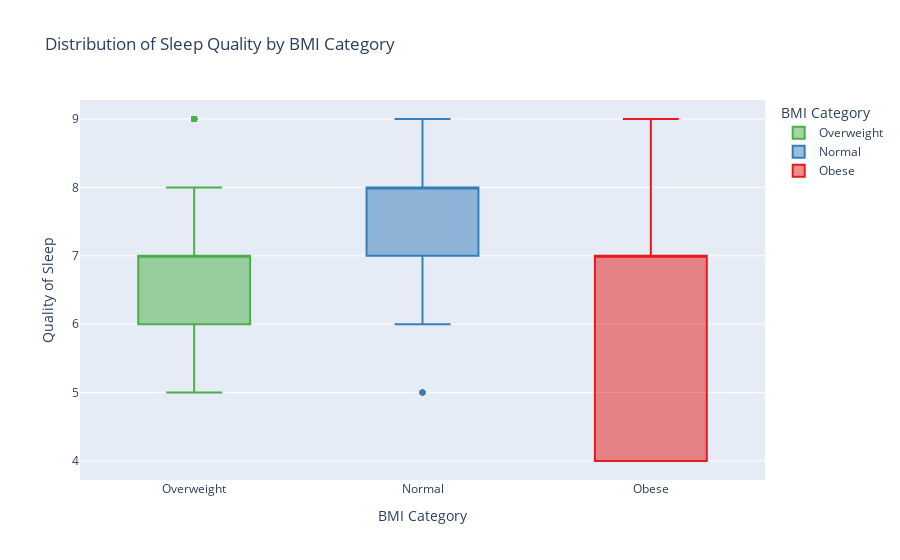

The notebook cell this image was saved under:
### Markdown cell above
---

### Code cell
# Define a colorblind-friendly palette
colorblind_palette = {"Normal": "#377eb8", "Overweight": "#4daf4a", "Obese": "#e41a1c"}

# Box Plot: Sleep Quality vs. BMI Category
fig_box = px.box(df, x="BMI Category", y="Quality of Sleep", color="BMI Category",
                 color_discrete_map=colorblind_palette,
                 title="Distribution of Sleep Quality by BMI Category")
fig_box.show()

# Violin Plot: Sleep Quality vs. BMI Category
fig_violin = px.violin(df, x="BMI Category", y="Quality of Sleep", color="BMI Category",
                        box=True, points="all", color_discrete_map=colorblind_palette,
                        title="Sleep Quality Density by BMI Category")
fig_violin.show()

# Bar Chart with Mean and Error Bars
fig_bar = px.bar(df.groupby("BMI Category")[["Quality of Sleep"]].mean().reset_index(),
                 x="BMI Category", y="Quality of Sleep", color="BMI Category",
                 color_discrete_map=colorblind_palette,
                 title="Average Sleep Quality by BMI Category", 
                 error_y=df.groupby("BMI Category")["Quality of Sleep"].std())
fig_bar.show()

# Generate Summary Statistics for Sleep Quality by BMI Category
sleep_quality_summary = df.groupby("BMI Category")["Quality of Sleep"].describe()
print(sleep_quality_summary)

# Test for Normality using Shapiro-Wilk Test (for each BMI category)
for category in df["BMI Category"].unique():
    stat, p = stats.shapiro(df[df["BMI Category"] == category]["Quality of Sleep"])
    print(f"Shapiro-Wilk Test for {category}: W={stat:.4f}, p={p:.4f}")

# Histogram & Q-Q Plot for Visual Inspection
plt.figure(figsize=(12,5))
sns.histplot(df["Quality of Sleep"], kde=True, bins=20)
plt.title("Histogram of Sleep Quality")
plt.show()

import statsmodels.api as sm
sm.qqplot(df["Quality of Sleep"], line='s')
plt.title("Q-Q Plot of Sleep Quality")
plt.show()

# Test for Statistical Significance: ANOVA (if normal) or Kruskal-Wallis Test
anova_p = stats.f_oneway(
    df[df["BMI Category"] == "Normal"]["Quality of Sleep"],
    df[df["BMI Category"] == "Overweight"]["Quality of Sleep"],
    df[df["BMI Category"] == "Obese"]["Quality of Sleep"]
)[1]
print(f"ANOVA p-value: {anova_p:.4f}")

if anova_p < 0.05:
    print("Significant difference found, performing post-hoc Tukey's HSD Test.")
    from statsmodels.stats.multicomp import pairwise_tukeyhsd
    tukey = pairwise_tukeyhsd(df["Quality of Sleep"], df["BMI Category"])
    print(tukey)

### Figure 1 — Plotly figure (JSON) as saved in the notebook; plotly's stock layout.template omitted (floating-point values rounded to 4 significant figures; data arrays with more than 128 entries replaced by an {"elided": "..."} marker saying what was removed)
{"data": [{"alignmentgroup": "True", "hovertemplate": "BMI Category=%{x}<br>Quality of Sleep=%{y}<extra></extra>", "legendgroup": "Overweight", "marker": {"color": "#4daf4a"}, "name": "Overweight", "notched": false, "offsetgroup": "Overweight", "orientation": "v", "showlegend": true, "type": "box", "x": {"elided": "143 str values"}, "x0": " ", "xaxis": "x", "y": {"elided": "143 int values"}, "y0": " ", "yaxis": "y"}, {"alignmentgroup": "True", "hovertemplate": "BMI Category=%{x}<br>Quality of Sleep=%{y}<extra></extra>", "legendgroup": "Normal", "marker": {"color": "#377eb8"}, "name": "Normal", "notched": false, "offsetgroup": "Normal", "orientation": "v", "showlegend": true, "type": "box", "x": {"elided": "216 str values"}, "x0": " ", "xaxis": "x", "y": {"elided": "216 int values"}, "y0": " ", "yaxis": "y"}, {"alignmentgroup": "True", "hovertemplate": "BMI Category=%{x}<br>Quality of Sleep=%{y}<extra></extra>", "legendgroup": "Obese", "marker": {"color": "#e41a1c"}, "name": "Obese", "notched": false, "offsetgroup": "Obese", "orientation": "v", "showlegend": true, "type": "box", "x": ["Obese", "Obese", "Obese", "Obese", "Obese", "Obese", "Obese", "Obese", "Obese", "Obese"], "x0": " ", "xaxis": "x", "y": [4, 4, 4, 6, 7, 7, 7, 7, 9, 9], "y0": " ", "yaxis": "y"}], "layout": {"boxmode": "overlay", "legend": {"title": {"text": "BMI Category"}, "tracegroupgap": 0}, "title": {"text": "Distribution of Sleep Quality by BMI Category"}, "xaxis": {"anchor": "y", "categoryarray": ["Overweight", "Normal", "Obese"], "categoryorder": "array", "domain": [0, 1], "title": {"text": "BMI Category"}}, "yaxis": {"anchor": "x", "domain": [0, 1], "title": {"text": "Quality of Sleep"}}}}
